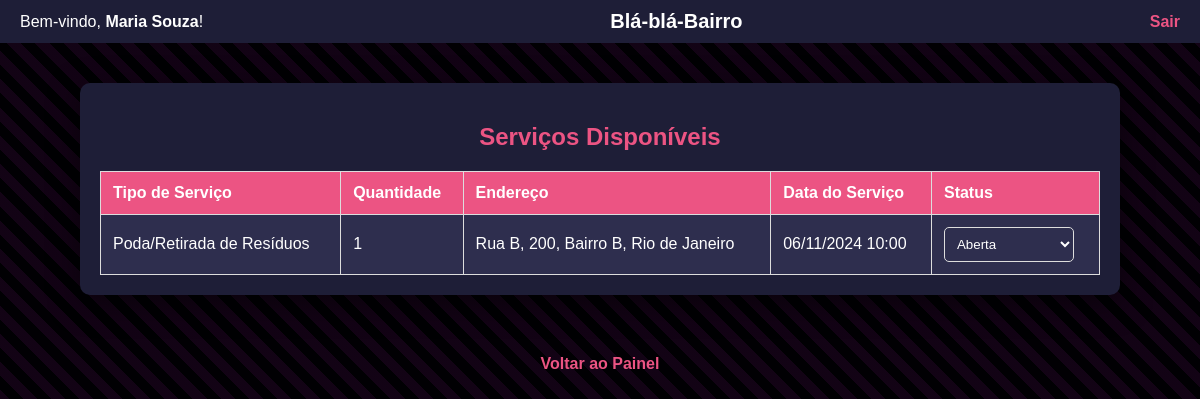
Page /servicos_disponiveis.php (signed in) on the committed database.
### tables this page shows
CREATE TABLE `servicos` (
  `id_servicos` int(11) NOT NULL AUTO_INCREMENT,
  `id_usuario` int(11) DEFAULT NULL,
  `tipo_servico` enum('Coleta de Óleo','Coleta de Reciclados','Entulho','Poda/Retirada de Resíduos','Sugestões','Informações') NOT NULL,
  `quantidade` int(11) DEFAULT NULL,
  `endereco_servico` varchar(300) DEFAULT NULL,
  `data_servico` datetime DEFAULT NULL,
  `data_criacao` timestamp NOT NULL DEFAULT current_timestamp(),
  `status` enum('Aberta','Em Andamento','Concluída') DEFAULT 'Aberta',
  PRIMARY KEY (`id_servicos`),
  KEY `id_usuario` (`id_usuario`),
  CONSTRAINT `servicos_ibfk_1` FOREIGN KEY (`id_usuario`) REFERENCES `usuario` (`id_usuario`)
);

### servicos_disponiveis.php (the view, shortened to what this page needs)
<?php
require('conexao.php');
$id_usuario = $_SESSION['id_usuario'];
$sql_cidade = "SELECT cidade FROM usuario WHERE id_usuario = :id_usuario";
$stmt_cidade = $pdo->prepare($sql_cidade);
$stmt_cidade->execute(['id_usuario' => $id_usuario]);
$usuario = $stmt_cidade->fetch(PDO::FETCH_ASSOC);
$cidade_prestador = $usuario['cidade'];
$sql_servicos = "SELECT * FROM servicos
                 WHERE endereco_servico LIKE :cidade
                 AND status != 'Concluída'
                 ORDER BY data_servico DESC";
$stmt_servicos = $pdo->prepare($sql_servicos);
$stmt_servicos->execute([
    'cidade' => "%" . $cidade_prestador . "%"
]);
$servicos = $stmt_servicos->fetchAll(PDO::FETCH_ASSOC);
?>
<!DOCTYPE html>
<html lang="pt-BR">
<head>
    <link rel="stylesheet" href="css/servicos_disponiveis.css">
</head>
<body>
    <div class="navbar">
        <div class="navbar-left">
            <span>Bem-vindo, <strong><?php echo $_SESSION['nome']; ?></strong>!</span>
        </div>
        <div class="navbar-center">
            <span class="project-name">Blá-blá-Bairro</span>
        </div>
        <div class="navbar-right">
            <a href="logout.php" class="btn-navbar">Sair</a>
        </div>
    </div>
    <div class="container">
        <h2>Serviços Disponíveis</h2>
        <?php if (count($servicos) > 0): ?>
            <table>
                <thead>
                    <tr>
                        <th>Tipo de Serviço</th>
                        <th>Quantidade</th>
                        <th>Endereço</th>
                        <th>Data do Serviço</th>
                        <th>Status</th>
                    </tr>
                </thead>
                <tbody>
                    <?php foreach ($servicos as $servico): ?>
                        <tr>
                            <td><?php echo htmlspecialchars($servico['tipo_servico']); ?></td>
                            <td><?php echo htmlspecialchars($servico['quantidade']); ?></td>
                            <td><?php echo htmlspecialchars($servico['endereco_servico']); ?></td>
                            <td><?php echo date('d/m/Y H:i', strtotime($servico['data_servico'])); ?></td>
                            <td>
                                <form method="POST">
                                    <select name="status" onchange="this.form.submit()">
                                        <option value="Aberta" <?php if ($servico['status'] == 'Aberta') echo 'selected'; ?>>Aberta</option>
                                    </select>
                                </form>
                            </td>
                        </tr>
                    <?php endforeach; ?>
                </tbody>
            </table>
        <?php else: ?>
            <p>Não há serviços disponíveis para você no momento.</p>
        <?php endif; ?>
    </div>
    <div class="back-link">
    <a href="index_prestador.php">Voltar ao Painel</a>
</div>
</body>
</html>

### css/servicos_disponiveis.css (style rules this page uses)
body { font-family: 'Arial', sans-serif; background: repeating-linear-gradient( 45deg, #ec5483, #ec5483 10px, #0a0514 10px, #0a0514 20px ) #0a0514; background-blend-mode: overlay; color: #ffffff; margin: 0; padding: 0; display: flex; flex-direction: column; min-height: 100vh; }
.navbar { display: flex; justify-content: space-between; padding: 10px 20px; background-color: #1e1e37; color: white; }
.navbar-left, .navbar-center, .navbar-right { display: flex; align-items: center; }
.navbar-center { font-weight: bold; font-size: 20px; }
.btn-navbar { color: #ec5483; text-decoration: none; font-weight: bold; }
.container { margin: 40px auto; padding: 20px; background-color: #1e1e37; border-radius: 10px; box-shadow: 0 8px 30px rgba(0, 0, 0, 0.5); width: 100%; max-width: 1000px; text-align: center; }
h2 { font-size: 24px; color: #ec5483; margin-bottom: 20px; }
table { width: 100%; border-collapse: collapse; margin-top: 20px; border: 1px solid #ddd; }
table th, table td { padding: 12px; text-align: left; color: white; border: 1px solid #ddd; }
table th { background-color: #ec5483; }
table td { background-color: #2e2e4e; }
table td form select { padding: 8px; border-radius: 5px; border: 1px solid #ddd; background-color: #2e2e4e; color: #fff; }
a { text-decoration: none; color: #ec5483; }
.back-link { display: inline-block; text-align: center; margin-top: 20px; font-size: 16px; }
.back-link a { text-decoration: none; color: #ec5483; font-weight: bold; }

### rows in the picture
servicos: tipo_servico "Poda/Retirada de Resíduos", quantidade "1", endereco_servico "Rua B, 200, Bairro B, Rio de Janeiro", data_servico "06/11/2024 10:00", status "Aberta"

### other values in the picture
$_SESSION['nome'] "Maria Souza"
